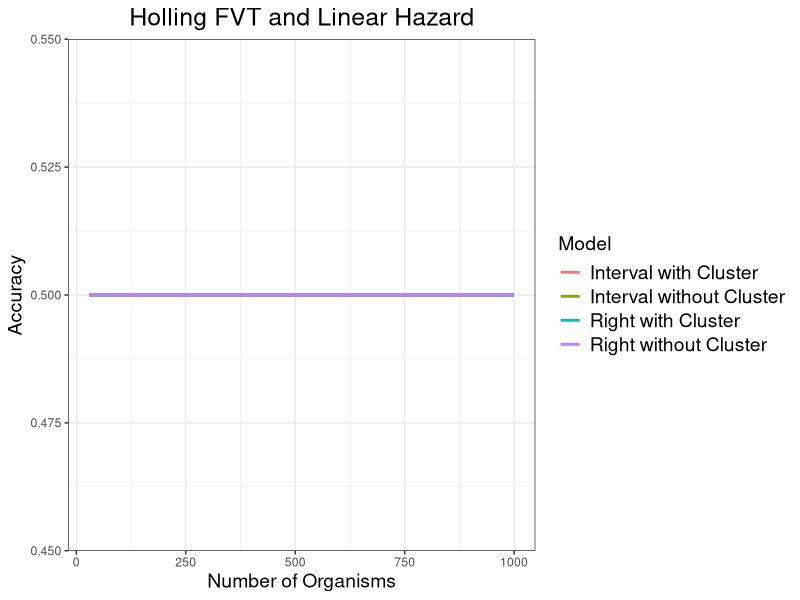
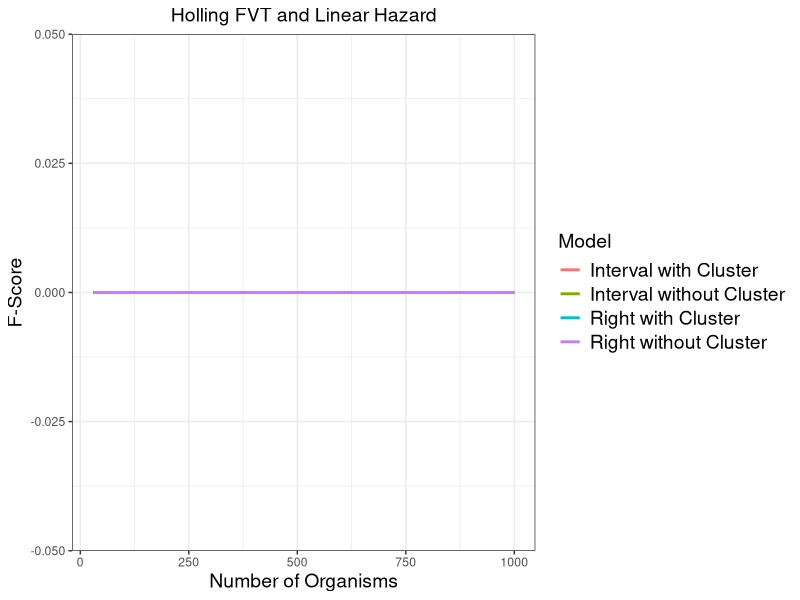
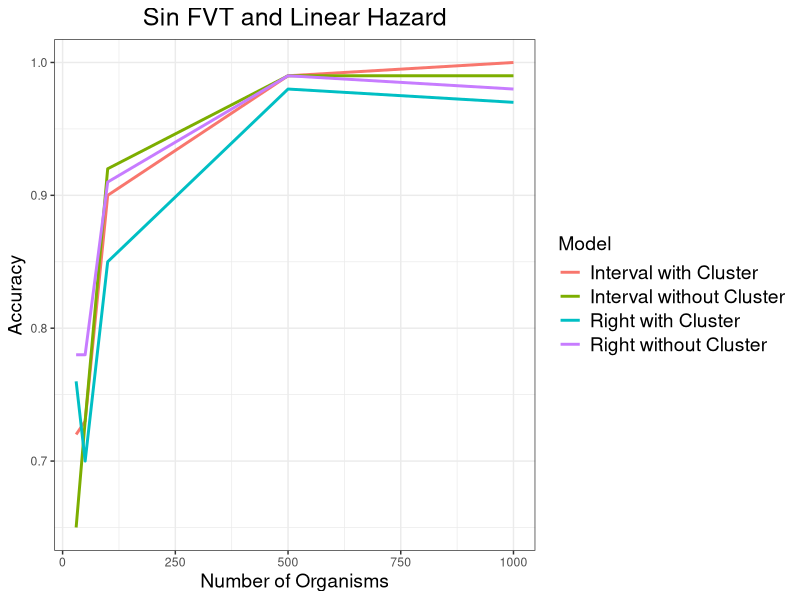
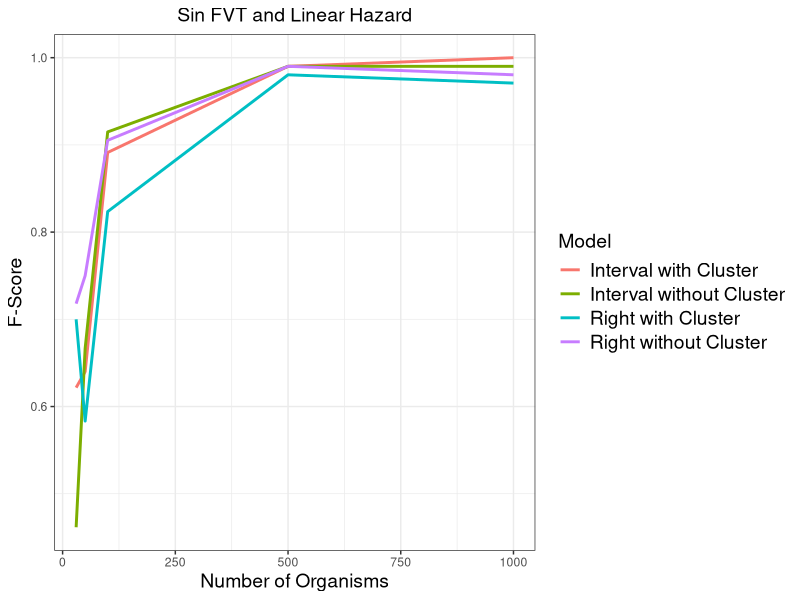
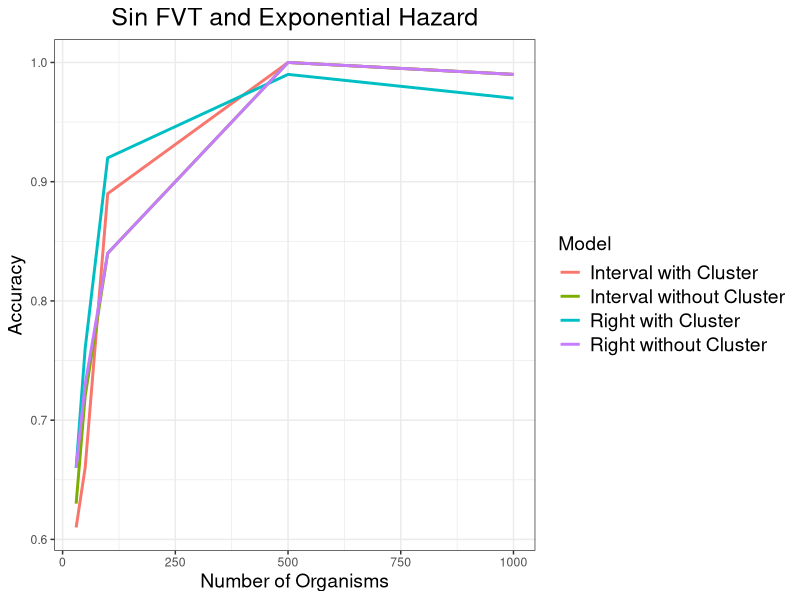
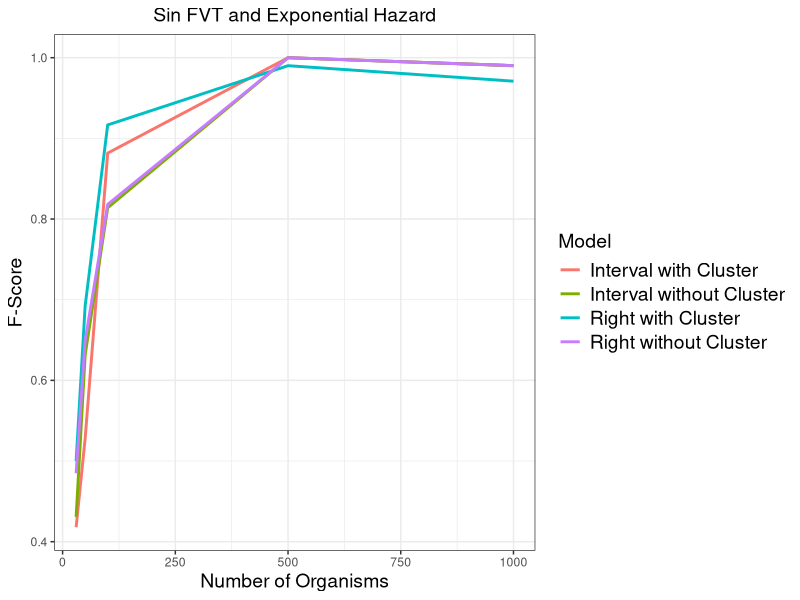
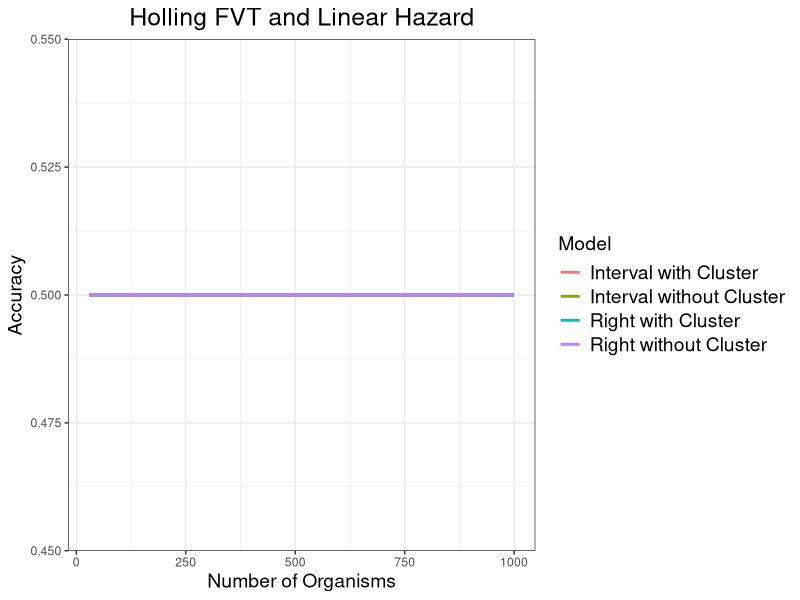
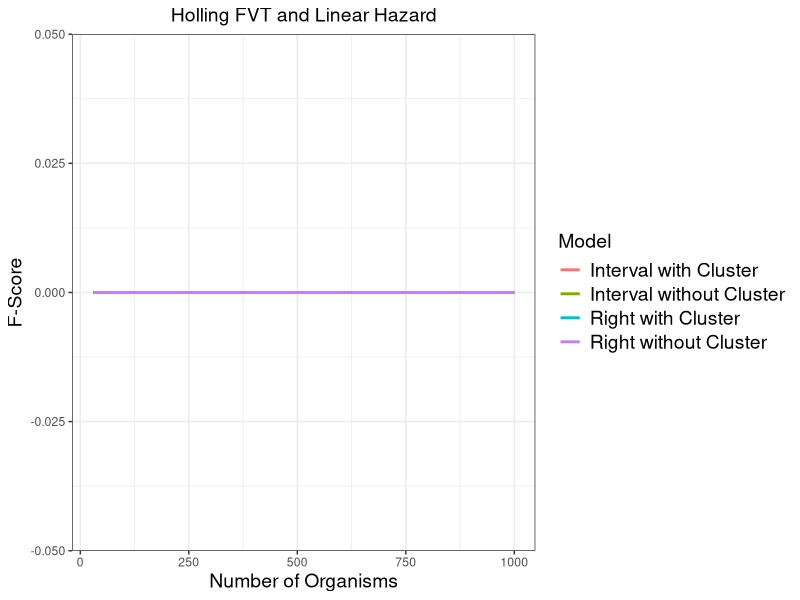

These figures' R source, in order:
library(reshape2)
library(ggplot2)

# This file plots the f-score and accuracy plots

outs = read.csv("results_hol_lin.csv")

num_orgs = outs[seq(1,nrow(outs), by=3), 1]
acc_idx = seq(2,nrow(outs),by=3)
# Plot accuracies
accs.toplot = data.frame(accs=outs[acc_idx, ], num_orgs=num_orgs)
colnames(accs.toplot) = c("Interval with Cluster", "Interval without Cluster", 
                          "Right with Cluster", "Right without Cluster", "num_orgs")
melted = melt(accs.toplot, id.vars="num_orgs", variable.name="Model")
ggplot(melted, aes(x=num_orgs,y=value)) +
  geom_line(aes(color=Model), size=1) +
  ggtitle("Holling FVT and Linear Hazard") + 
  xlab("Number of Organisms")+ 
  ylab("Accuracy") + 
  theme_bw() +
  theme(plot.title = element_text(size=18, hjust=0.5),
        axis.title=element_text(size=14),
        legend.title=element_text(size=14),
        legend.text=element_text(size=14))
ggsave("hol_linear_accs.png")

fb_idx = seq(3,nrow(outs),by=3)
fb.toplot = data.frame(fb=outs[fb_idx, ], num_orgs=num_orgs)
colnames(fb.toplot) = c("Interval with Cluster", "Interval without Cluster", 
                        "Right with Cluster", "Right without Cluster", "num_orgs")
melted = melt(fb.toplot, id.vars="num_orgs", variable.name="Model")
ggplot(melted, aes(x=num_orgs,y=value)) +
  geom_line(aes(color=Model), size=1) +
  ggtitle("Holling FVT and Linear Hazard") + 
  xlab("Number of Organisms")+ 
  ylab("F-Score") + 
  theme_bw() +
  theme(plot.title = element_text(size=14, hjust=0.5),
        axis.title=element_text(size=14),
        legend.title=element_text(size=14),
        legend.text=element_text(size=14))
ggsave("hol_linear_fscores.png")


outs = read.csv("results_sin_lin.csv")

num_orgs = outs[seq(1,nrow(outs), by=3), 1]
acc_idx = seq(2,nrow(outs),by=3)
# Plot accuracies
accs.toplot = data.frame(accs=outs[acc_idx, ], num_orgs=num_orgs)
colnames(accs.toplot) = c("Interval with Cluster", "Interval without Cluster", 
                          "Right with Cluster", "Right without Cluster", "num_orgs")
melted = melt(accs.toplot, id.vars="num_orgs", variable.name="Model")
ggplot(melted, aes(x=num_orgs,y=value)) +
  geom_line(aes(color=Model), size=1) +
  ggtitle("Sin FVT and Linear Hazard") + 
  xlab("Number of Organisms")+ 
  ylab("Accuracy") + 
  theme_bw() +
  theme(plot.title = element_text(size=18, hjust=0.5),
        axis.title=element_text(size=14),
        legend.title=element_text(size=14),
        legend.text=element_text(size=14))
ggsave("sin_linear_accs.png")

fb_idx = seq(3,nrow(outs),by=3)
fb.toplot = data.frame(fb=outs[fb_idx, ], num_orgs=num_orgs)
colnames(fb.toplot) = c("Interval with Cluster", "Interval without Cluster", 
                        "Right with Cluster", "Right without Cluster", "num_orgs")
melted = melt(fb.toplot, id.vars="num_orgs", variable.name="Model")
ggplot(melted, aes(x=num_orgs,y=value)) +
  geom_line(aes(color=Model), size=1) +
  ggtitle("Sin FVT and Linear Hazard") + 
  xlab("Number of Organisms")+ 
  ylab("F-Score") + 
  theme_bw() +
  theme(plot.title = element_text(size=14, hjust=0.5),
        axis.title=element_text(size=14),
        legend.title=element_text(size=14),
        legend.text=element_text(size=14))
ggsave("sin_linear_fscores.png")

outs = read.csv("results_sin_exp.csv")

num_orgs = outs[seq(1,nrow(outs), by=3), 1]
acc_idx = seq(2,nrow(outs),by=3)
# Plot accuracies
accs.toplot = data.frame(accs=outs[acc_idx, ], num_orgs=num_orgs)
colnames(accs.toplot) = c("Interval with Cluster", "Interval without Cluster", 
                          "Right with Cluster", "Right without Cluster", "num_orgs")
melted = melt(accs.toplot, id.vars="num_orgs", variable.name="Model")
ggplot(melted, aes(x=num_orgs,y=value)) +
  geom_line(aes(color=Model), size=1) +
  ggtitle("Sin FVT and Exponential Hazard") + 
  xlab("Number of Organisms")+ 
  ylab("Accuracy") + 
  theme_bw() +
  theme(plot.title = element_text(size=18, hjust=0.5),
        axis.title=element_text(size=14),
        legend.title=element_text(size=14),
        legend.text=element_text(size=14))
ggsave("sin_exponential_accs.png")

fb_idx = seq(3,nrow(outs),by=3)
fb.toplot = data.frame(fb=outs[fb_idx, ], num_orgs=num_orgs)
colnames(fb.toplot) = c("Interval with Cluster", "Interval without Cluster", 
                        "Right with Cluster", "Right without Cluster", "num_orgs")
melted = melt(fb.toplot, id.vars="num_orgs", variable.name="Model")
ggplot(melted, aes(x=num_orgs,y=value)) +
  geom_line(aes(color=Model), size=1) +
  ggtitle("Sin FVT and Exponential Hazard") + 
  xlab("Number of Organisms")+ 
  ylab("F-Score") + 
  theme_bw() +
  theme(plot.title = element_text(size=14, hjust=0.5),
        axis.title=element_text(size=14),
        legend.title=element_text(size=14),
        legend.text=element_text(size=14))
ggsave("sin_exponential_fscores.png")


